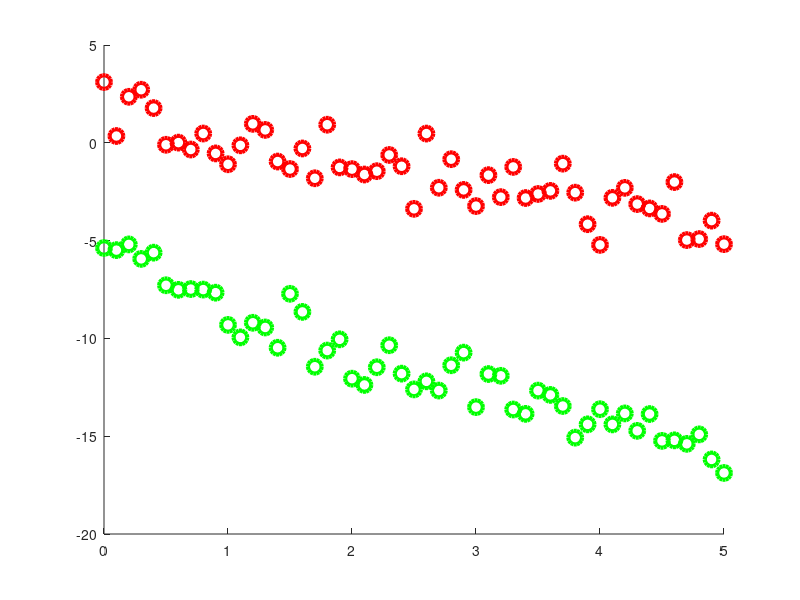
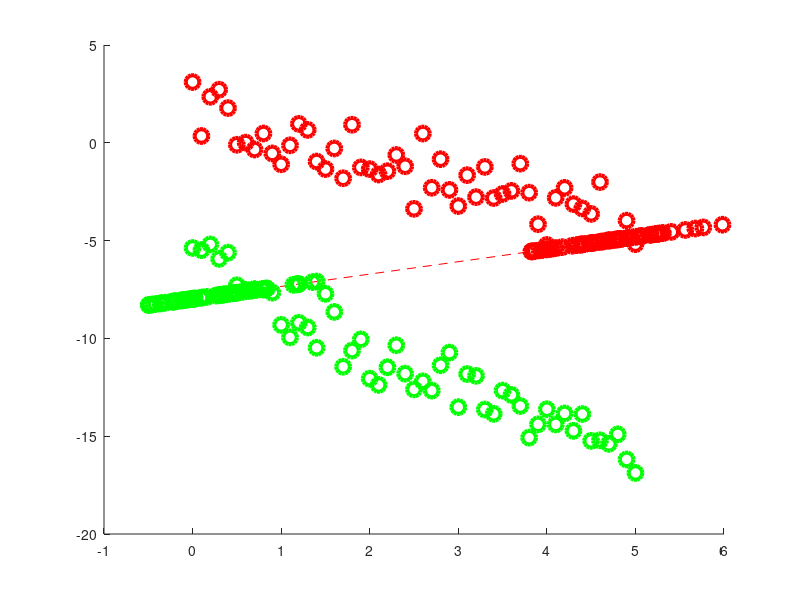

Recreate these plots in MATLAB, in order.
range = [0:0.1:5];
 
func1 = [-1 1];
func2 = [-2 -6];


x1_set = [];
x2_set = [];
c_set = [];

for i = 1:size(range)(2)
  x1_set = [x1_set,polyval(func1,range(i))+normrnd(0,1)];
  x2_set = [x2_set,polyval(func2,range(i))+normrnd(0,1)];
  c_set = [1,c_set,2];
end

temp_set = zeros(102,2);
temp_set(:,1) = [range,range];
temp_set(:,2) = [x1_set,x2_set];

X = temp_set;
c = c_set;



figure;
hold;

plot(range,x1_set,"ro", "markersize", 10, "linewidth", 3);
plot(range, x2_set,"go", "markersize", 10, "linewidth", 3); 



figure;
hold;


c1 = X(find(c==1),:);
c2 = X(find(c==2),:);


classes = max(c);
mu_total = mean(X);
mu = [ mean(c1); mean(c2) ];
Sw = (X - mu(c,:))'*(X - mu(c,:));
Sb = (ones(classes,1) * mu_total - mu)' * (ones(classes,1) * mu_total - mu);


[V, D] = eig(Sw\Sb);


[D, i] = sort(diag(D), 'descend');
V = V(:,i);


scale = 2;
pc1 = line([mu_total(1) - scale * V(1,1) mu_total(1) + scale * V(1,1)], [mu_total(2) - scale * V(2,1) mu_total(2) + scale * V(2,1)]);

set(pc1, 'color', [1 0 0], "linestyle", "--");


p1 = plot(c1(:,1), c1(:,2), "ro", "markersize",10, "linewidth", 3);
p2 = plot(c2(:,1), c2(:,2), "go", "markersize",10, "linewidth", 3);

Xm = bsxfun(@minus, X, mu_total);
z = Xm*V(:,1);

p = z*V(:,1)';
p = bsxfun(@plus, p, mu_total);


y1 = p(find(c==1),:);
y2 = p(find(c==2),:);

p1 = plot(y1(:,1),y1(:,2),"ro", "markersize", 10, "linewidth", 3);
p2 = plot(y2(:,1), y2(:,2),"go", "markersize", 10, "linewidth", 3);